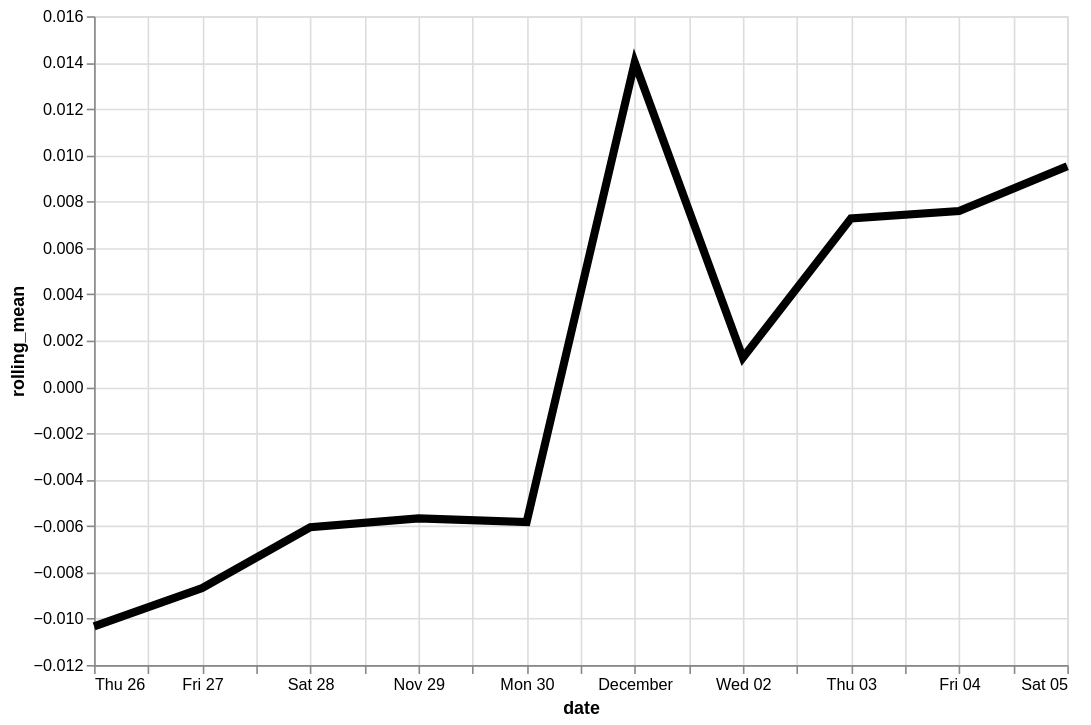

The Vega-Lite source for this figure:
### Vega-Lite specification from a JSON file in a GitHub repository (floating-point values rounded to 4 significant figures)
{"config": {"view": {"continuousWidth": 400, "continuousHeight": 300}}, "data": {"name": "data-93a04afe847c8762e3ae5bb91fba5405"}, "mark": {"type": "line", "color": "black", "size": 5}, "encoding": {"x": {"type": "temporal", "field": "date"}, "y": {"type": "quantitative", "field": "rolling_mean"}}, "height": 400, "transform": [{"window": [{"op": "mean", "field": "residual", "as": "rolling_mean"}], "frame": [-4, 3]}], "width": 600, "$schema": "https://vega.github.io/schema/vega-lite/v4.8.1.json", "datasets": {"data-93a04afe847c8762e3ae5bb91fba5405": [{"date": "2020-11-26", "residual": -0.04664}, {"date": "2020-11-27", "residual": 0.04081}, {"date": "2020-11-28", "residual": -0.04087}, {"date": "2020-11-29", "residual": 0.005379}, {"date": "2020-11-30", "residual": -0.002082}, {"date": "2020-12-01", "residual": 0.007107}, {"date": "2020-12-02", "residual": -0.003406}, {"date": "2020-12-03", "residual": -0.006947}, {"date": "2020-12-04", "residual": 0.1121}, {"date": "2020-12-05", "residual": -0.06124}]}}
